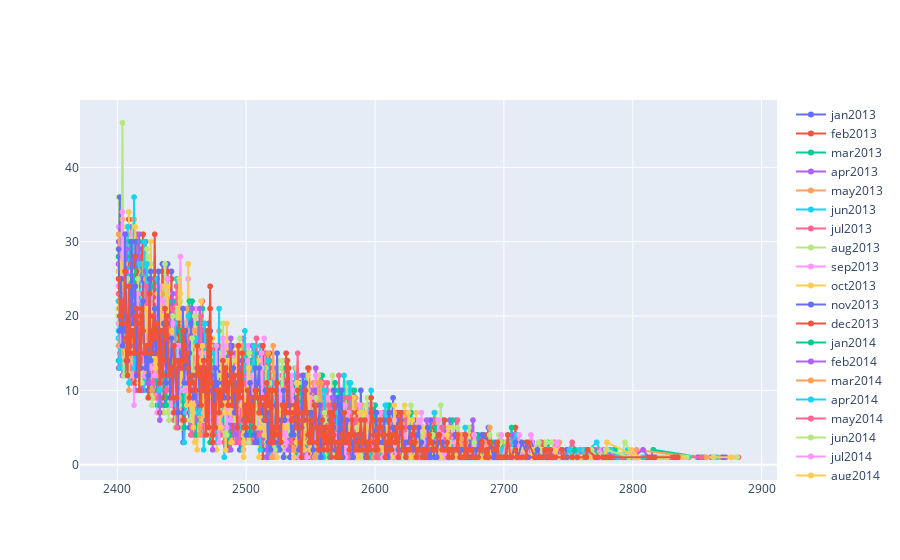

The notebook cell saved with this chart:
### Code cell
plotRatingDistributions(False)

### Figure 1 — Plotly figure (JSON) as saved in the notebook; plotly's stock layout.template omitted (floating-point values rounded to 4 significant figures; data arrays with more than 128 entries replaced by an {"elided": "..."} marker saying what was removed)
{"data": [{"mode": "lines+markers", "name": "jan2013", "type": "scattergl", "x": {"elided": "307 int values"}, "y": {"elided": "307 int values"}}, {"mode": "lines+markers", "name": "feb2013", "type": "scattergl", "x": {"elided": "309 int values"}, "y": {"elided": "309 int values"}}, {"mode": "lines+markers", "name": "mar2013", "type": "scattergl", "x": {"elided": "314 int values"}, "y": {"elided": "314 int values"}}, {"mode": "lines+markers", "name": "apr2013", "type": "scattergl", "x": {"elided": "308 int values"}, "y": {"elided": "308 int values"}}, {"mode": "lines+markers", "name": "may2013", "type": "scattergl", "x": {"elided": "312 int values"}, "y": {"elided": "312 int values"}}, {"mode": "lines+markers", "name": "jun2013", "type": "scattergl", "x": {"elided": "314 int values"}, "y": {"elided": "314 int values"}}, {"mode": "lines+markers", "name": "jul2013", "type": "scattergl", "x": {"elided": "310 int values"}, "y": {"elided": "310 int values"}}, {"mode": "lines+markers", "name": "aug2013", "type": "scattergl", "x": {"elided": "312 int values"}, "y": {"elided": "312 int values"}}, {"mode": "lines+markers", "name": "sep2013", "type": "scattergl", "x": {"elided": "315 int values"}, "y": {"elided": "315 int values"}}, {"mode": "lines+markers", "name": "oct2013", "type": "scattergl", "x": {"elided": "324 int values"}, "y": {"elided": "324 int values"}}, {"mode": "lines+markers", "name": "nov2013", "type": "scattergl", "x": {"elided": "313 int values"}, "y": {"elided": "313 int values"}}, {"mode": "lines+markers", "name": "dec2013", "type": "scattergl", "x": {"elided": "319 int values"}, "y": {"elided": "319 int values"}}, {"mode": "lines+markers", "name": "jan2014", "type": "scattergl", "x": {"elided": "317 int values"}, "y": {"elided": "317 int values"}}, {"mode": "lines+markers", "name": "feb2014", "type": "scattergl", "x": {"elided": "314 int values"}, "y": {"elided": "314 int values"}}, {"mode": "lines+markers", "name": "mar2014", "type": "scattergl", "x": {"elided": "315 int values"}, "y": {"elided": "315 int values"}}, {"mode": "lines+markers", "name": "apr2014", "type": "scattergl", "x": {"elided": "306 int values"}, "y": {"elided": "306 int values"}}, {"mode": "lines+markers", "name": "may2014", "type": "scattergl", "x": {"elided": "310 int values"}, "y": {"elided": "310 int values"}}, {"mode": "lines+markers", "name": "jun2014", "type": "scattergl", "x": {"elided": "313 int values"}, "y": {"elided": "313 int values"}}, {"mode": "lines+markers", "name": "jul2014", "type": "scattergl", "x": {"elided": "309 int values"}, "y": {"elided": "309 int values"}}, {"mode": "lines+markers", "name": "aug2014", "type": "scattergl", "x": {"elided": "319 int values"}, "y": {"elided": "319 int values"}}, {"mode": "lines+markers", "name": "sep2014", "type": "scattergl", "x": {"elided": "311 int values"}, "y": {"elided": "311 int values"}}, {"mode": "lines+markers", "name": "oct2014", "type": "scattergl", "x": {"elided": "315 int values"}, "y": {"elided": "315 int values"}}, {"mode": "lines+markers", "name": "nov2014", "type": "scattergl", "x": {"elided": "317 int values"}, "y": {"elided": "317 int values"}}, {"mode": "lines+markers", "name": "dec2014", "type": "scattergl", "x": {"elided": "317 int values"}, "y": {"elided": "317 int values"}}, {"mode": "lines+markers", "name": "jan2015", "type": "scattergl", "x": {"elided": "317 int values"}, "y": {"elided": "317 int values"}}, {"mode": "lines+markers", "name": "feb2015", "type": "scattergl", "x": {"elided": "314 int values"}, "y": {"elided": "314 int values"}}, {"mode": "lines+markers", "name": "mar2015", "type": "scattergl", "x": {"elided": "312 int values"}, "y": {"elided": "312 int values"}}, {"mode": "lines+markers", "name": "apr2015", "type": "scattergl", "x": {"elided": "314 int values"}, "y": {"elided": "314 int values"}}, {"mode": "lines+markers", "name": "may2015", "type": "scattergl", "x": {"elided": "314 int values"}, "y": {"elided": "314 int values"}}, {"mode": "lines+markers", "name": "jun2015", "type": "scattergl", "x": {"elided": "311 int values"}, "y": {"elided": "311 int values"}}, {"mode": "lines+markers", "name": "jul2015", "type": "scattergl", "x": {"elided": "312 int values"}, "y": {"elided": "312 int values"}}, {"mode": "lines+markers", "name": "aug2015", "type": "scattergl", "x": {"elided": "316 int values"}, "y": {"elided": "316 int values"}}, {"mode": "lines+markers", "name": "sep2015", "type": "scattergl", "x": {"elided": "315 int values"}, "y": {"elided": "315 int values"}}, {"mode": "lines+markers", "name": "oct2015", "type": "scattergl", "x": {"elided": "315 int values"}, "y": {"elided": "315 int values"}}, {"mode": "lines+markers", "name": "nov2015", "type": "scattergl", "x": {"elided": "312 int values"}, "y": {"elided": "312 int values"}}, {"mode": "lines+markers", "name": "dec2015", "type": "scattergl", "x": {"elided": "315 int values"}, "y": {"elided": "315 int values"}}, {"mode": "lines+markers", "name": "jan2016", "type": "scattergl", "x": {"elided": "311 int values"}, "y": {"elided": "311 int values"}}, {"mode": "lines+markers", "name": "feb2016", "type": "scattergl", "x": {"elided": "310 int values"}, "y": {"elided": "310 int values"}}, {"mode": "lines+markers", "name": "mar2016", "type": "scattergl", "x": {"elided": "314 int values"}, "y": {"elided": "314 int values"}}, {"mode": "lines+markers", "name": "apr2016", "type": "scattergl", "x": {"elided": "321 int values"}, "y": {"elided": "321 int values"}}, {"mode": "lines+markers", "name": "may2016", "type": "scattergl", "x": {"elided": "315 int values"}, "y": {"elided": "315 int values"}}, {"mode": "lines+markers", "name": "jun2016", "type": "scattergl", "x": {"elided": "313 int values"}, "y": {"elided": "313 int values"}}, {"mode": "lines+markers", "name": "jul2016", "type": "scattergl", "x": {"elided": "316 int values"}, "y": {"elided": "316 int values"}}, {"mode": "lines+markers", "name": "aug2016", "type": "scattergl", "x": {"elided": "315 int values"}, "y": {"elided": "315 int values"}}, {"mode": "lines+markers", "name": "sep2016", "type": "scattergl", "x": {"elided": "319 int values"}, "y": {"elided": "319 int values"}}, {"mode": "lines+markers", "name": "oct2016", "type": "scattergl", "x": {"elided": "314 int values"}, "y": {"elided": "314 int values"}}, {"mode": "lines+markers", "name": "nov2016", "type": "scattergl", "x": {"elided": "309 int values"}, "y": {"elided": "309 int values"}}, {"mode": "lines+markers", "name": "dec2016", "type": "scattergl", "x": {"elided": "315 int values"}, "y": {"elided": "315 int values"}}, {"mode": "lines+markers", "name": "jan2017", "type": "scattergl", "x": {"elided": "313 int values"}, "y": {"elided": "313 int values"}}, {"mode": "lines+markers", "name": "feb2017", "type": "scattergl", "x": {"elided": "320 int values"}, "y": {"elided": "320 int values"}}, {"mode": "lines+markers", "name": "mar2017", "type": "scattergl", "x": {"elided": "312 int values"}, "y": {"elided": "312 int values"}}, {"mode": "lines+markers", "name": "apr2017", "type": "scattergl", "x": {"elided": "316 int values"}, "y": {"elided": "316 int values"}}, {"mode": "lines+markers", "name": "may2017", "type": "scattergl", "x": {"elided": "318 int values"}, "y": {"elided": "318 int values"}}, {"mode": "lines+markers", "name": "jun2017", "type": "scattergl", "x": {"elided": "311 int values"}, "y": {"elided": "311 int values"}}, {"mode": "lines+markers", "name": "jul2017", "type": "scattergl", "x": {"elided": "317 int values"}, "y": {"elided": "317 int values"}}, {"mode": "lines+markers", "name": "aug2017", "type": "scattergl", "x": {"elided": "311 int values"}, "y": {"elided": "311 int values"}}, {"mode": "lines+markers", "name": "sep2017", "type": "scattergl", "x": {"elided": "310 int values"}, "y": {"elided": "310 int values"}}, {"mode": "lines+markers", "name": "oct2017", "type": "scattergl", "x": {"elided": "312 int values"}, "y": {"elided": "312 int values"}}, {"mode": "lines+markers", "name": "nov2017", "type": "scattergl", "x": {"elided": "303 int values"}, "y": {"elided": "303 int values"}}, {"mode": "lines+markers", "name": "dec2017", "type": "scattergl", "x": {"elided": "319 int values"}, "y": {"elided": "319 int values"}}, {"mode": "lines+markers", "name": "jan2018", "type": "scattergl", "x": {"elided": "317 int values"}, "y": {"elided": "317 int values"}}, {"mode": "lines+markers", "name": "feb2018", "type": "scattergl", "x": {"elided": "317 int values"}, "y": {"elided": "317 int values"}}, {"mode": "lines+markers", "name": "mar2018", "type": "scattergl", "x": {"elided": "319 int values"}, "y": {"elided": "319 int values"}}, {"mode": "lines+markers", "name": "apr2018", "type": "scattergl", "x": {"elided": "317 int values"}, "y": {"elided": "317 int values"}}, {"mode": "lines+markers", "name": "may2018", "type": "scattergl", "x": {"elided": "313 int values"}, "y": {"elided": "313 int values"}}, {"mode": "lines+markers", "name": "jun2018", "type": "scattergl", "x": {"elided": "317 int values"}, "y": {"elided": "317 int values"}}, {"mode": "lines+markers", "name": "jul2018", "type": "scattergl", "x": {"elided": "323 int values"}, "y": {"elided": "323 int values"}}, {"mode": "lines+markers", "name": "aug2018", "type": "scattergl", "x": {"elided": "315 int values"}, "y": {"elided": "315 int values"}}, {"mode": "lines+markers", "name": "sep2018", "type": "scattergl", "x": {"elided": "316 int values"}, "y": {"elided": "316 int values"}}, {"mode": "lines+markers", "name": "oct2018", "type": "scattergl", "x": {"elided": "313 int values"}, "y": {"elided": "313 int values"}}, {"mode": "lines+markers", "name": "nov2018", "type": "scattergl", "x": {"elided": "309 int values"}, "y": {"elided": "309 int values"}}, {"mode": "lines+markers", "name": "dec2018", "type": "scattergl", "x": {"elided": "312 int values"}, "y": {"elided": "312 int values"}}], "layout": {}}
